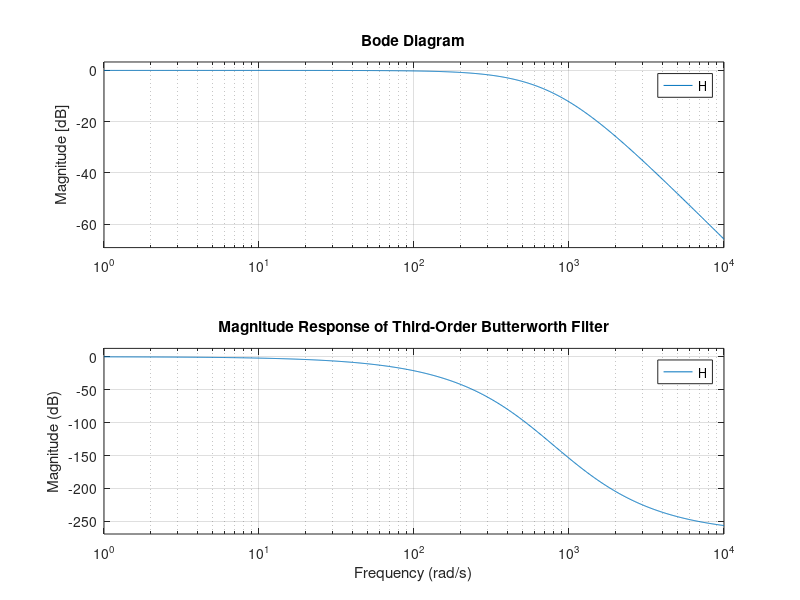

The MATLAB source for this figure:
% install Control System Toolbox first
% freq
f1 = 700;
f2 = 4 * (10^4);
% Define the cutoff frequency (choose within the range of f1 and f2)
wc = 800; 

% Create the transfer function
num = 1;
den = [1/wc^3, 3/wc^2, 3/wc, 1];
H = tf(num, den);

% Plot the magnitude response
w = logspace(0, 4, 1000); % Frequency range
bode(H, w);
grid on;
title('Magnitude Response of Third-Order Butterworth Filter');
xlabel('Frequency (rad/s)');
ylabel('Magnitude (dB)');
